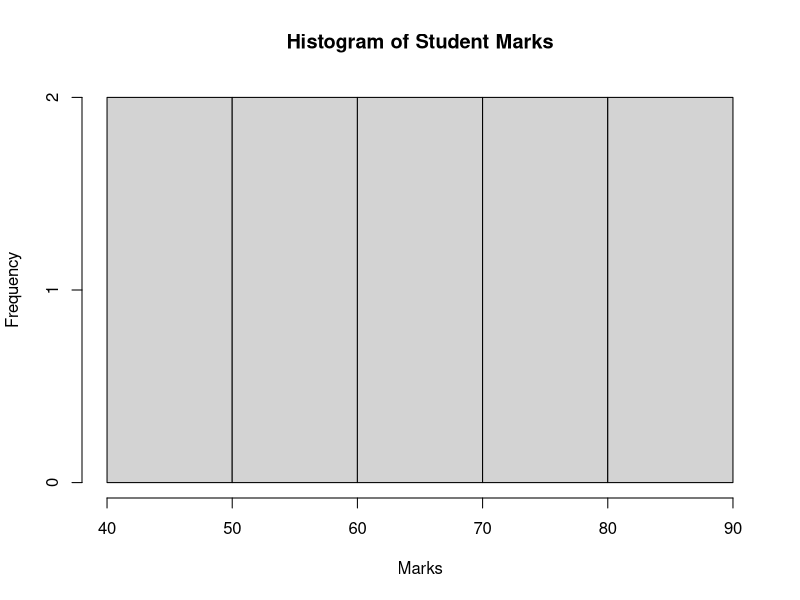

Source code (R):
# Histogram Example in R

# Generate sample data
marks <- c(45, 60, 70, 55, 80, 90, 75, 65, 85, 50)

# Create histogram
hist(marks,
     main = "Histogram of Student Marks",
     xlab = "Marks",
     ylab = "Frequency")

# End of program
